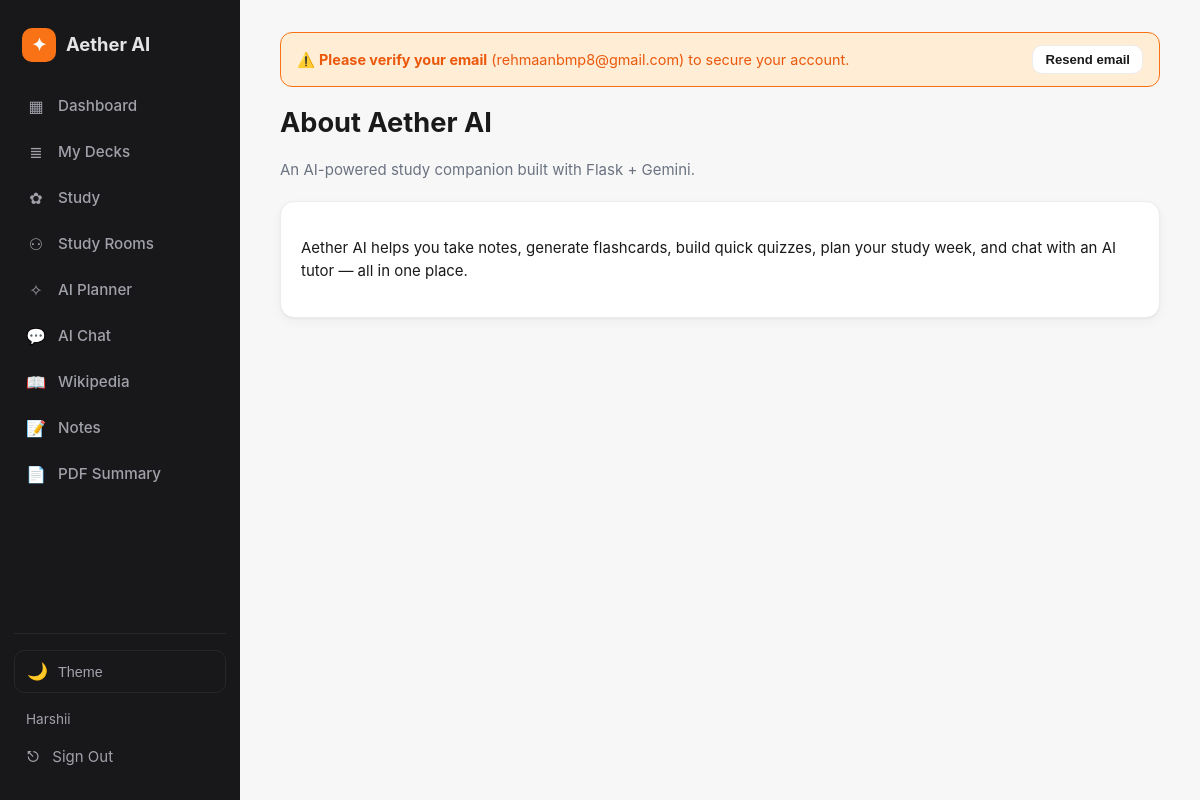
The page /about (signed in) on the database as committed earlier.
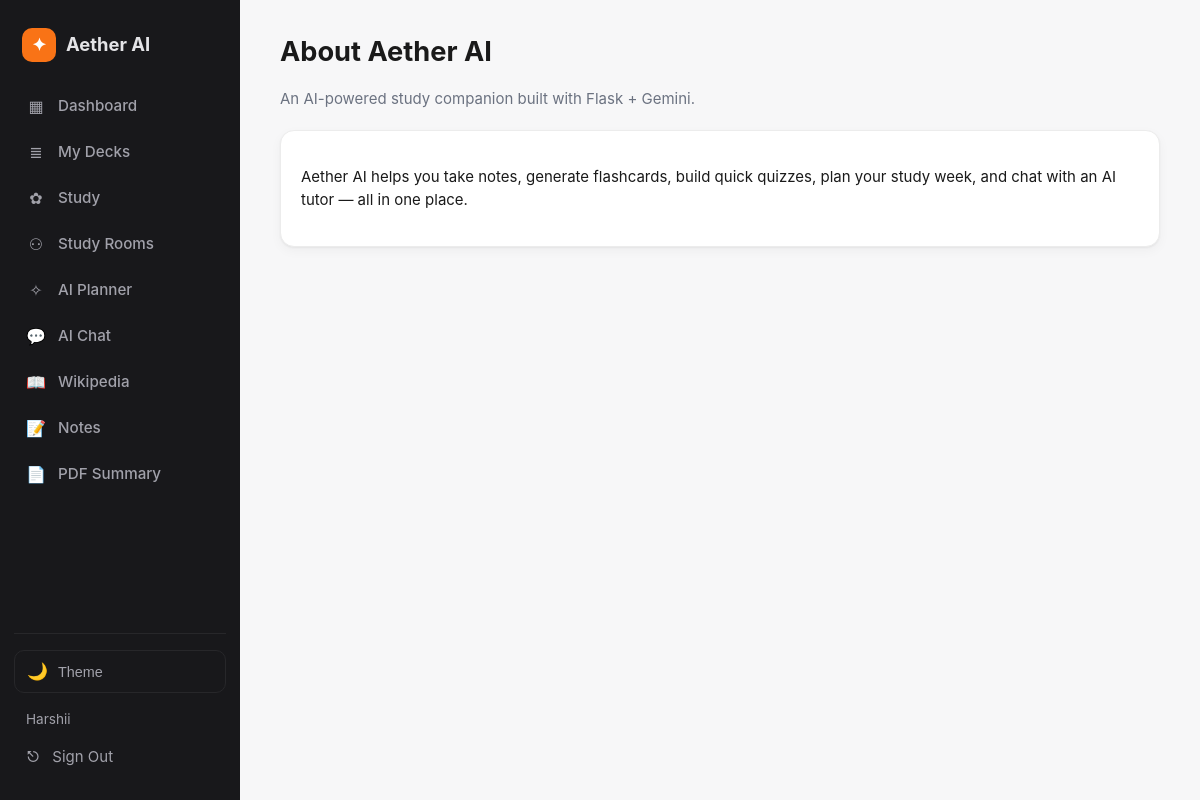
The same page on the database as committed later.
### app/models.py (models this page shows, shortened)
class User(UserMixin, db.Model):
    __tablename__ = "users"
    id = db.Column(db.Integer, primary_key=True)
    email = db.Column(db.String(120), unique=True, nullable=False)
    name = db.Column(db.String(80), nullable=False, default="Learner")
    password_hash = db.Column(db.String(256), nullable=False)
    email_verified = db.Column(db.Boolean, default=False)
    created_at = db.Column(db.DateTime, default=datetime.utcnow)
    notes = db.relationship("Note", backref="user", cascade="all,delete", lazy=True)
    decks = db.relationship("Deck", backref="user", cascade="all,delete", lazy=True)
    quizzes = db.relationship("Quiz", backref="user", cascade="all,delete", lazy=True)
    sessions = db.relationship("ChatSession", backref="user", cascade="all,delete", lazy=True)
    plans = db.relationship("StudyPlan", backref="user", cascade="all,delete", lazy=True)
    rooms = db.relationship("StudyRoom", backref="user", cascade="all,delete", lazy=True)
    activities = db.relationship("StudyActivity", backref="user", cascade="all,delete", lazy=True)

### app/routes/main.py (the view)
@main_bp.route("/about")
def about():
    return render_template("about.html")

### app/templates/about.html
{% extends "base.html" %}
{% block content %}
<div class="page-head">
  <h1>About {{ BRAND }}</h1>
  <p class="muted">An AI-powered study companion built with Flask + Gemini.</p>
</div>
<div class="card">
  <p>{{ BRAND }} helps you take notes, generate flashcards, build quick quizzes,
     plan your study week, and chat with an AI tutor — all in one place.</p>
</div>
{% endblock %}

### app/templates/base.html (shortened to what this page needs)
<!DOCTYPE html>
<html lang="en">
<head>
  <link rel="stylesheet" href="{{ url_for('static', filename='css/styles.css') }}">
</head>
<body class="{% if current_user.is_authenticated %}has-sidebar{% endif %}">
{% if current_user.is_authenticated %}
  <aside class="sidebar" id="sidebar">
    <a class="brand" href="{{ url_for('dashboard.index') }}">
      <span class="brand-logo">✦</span>
      <span class="brand-name">{{ BRAND }}</span>
    </a>
    <nav class="side-nav">
      <a href="{{ url_for('dashboard.index') }}"
         class="{% if request.endpoint == 'dashboard.index' %}active{% endif %}">
        <span class="ico">▦</span> Dashboard
      </a>
      <a href="{{ url_for('flashcards.index') }}"
         class="{% if request.blueprint == 'flashcards' %}active{% endif %}">
        <span class="ico">≣</span> My Decks
      </a>
      <a href="{{ url_for('quizzes.index') }}"
         class="{% if request.blueprint == 'quizzes' %}active{% endif %}">
        <span class="ico">✿</span> Study
      </a>
      <a href="{{ url_for('rooms.index') }}"
         class="{% if request.blueprint == 'rooms' %}active{% endif %}">
        <span class="ico">⚇</span> Study Rooms
      </a>
      <a href="{{ url_for('planner.index') }}"
         class="{% if request.blueprint == 'planner' %}active{% endif %}">
        <span class="ico">✧</span> AI Planner
      </a>
      <a href="{{ url_for('chat.index') }}"
         class="{% if request.blueprint == 'chat' %}active{% endif %}">
        <span class="ico">💬</span> AI Chat
      </a>
      <a href="{{ url_for('wikipedia.index') }}"
         class="{% if request.blueprint == 'wikipedia' %}active{% endif %}">
        <span class="ico">📖</span> Wikipedia
      </a>
      <a href="{{ url_for('notes.index') }}"
         class="{% if request.blueprint == 'notes' %}active{% endif %}">
        <span class="ico">📝</span> Notes
      </a>
      <a href="{{ url_for('pdf.index') }}"
         class="{% if request.blueprint == 'pdf' %}active{% endif %}">
        <span class="ico">📄</span> PDF Summary
      </a>
    </nav>
        <div class="side-bottom">
      <button class="theme-toggle" id="theme-toggle" aria-label="Toggle dark mode">
        <span class="theme-icon-dark">🌙</span>
        <span class="theme-label">Theme</span>
      </button>
      <div class="user-line">{{ current_user.name }}</div>
      <a class="side-logout" href="{{ url_for('auth.logout') }}">
        <span class="ico">⎋</span> Sign Out
      </a>
    </div>
  </aside>
{% endif %}
<main class="{% if current_user.is_authenticated %}content{% else %}container{% endif %}">
  {% if current_user.is_authenticated and not current_user.email_verified %}
    <div class="verify-banner">
      <span>
        ⚠️ <strong>Please verify your email</strong> ({{ current_user.email }}) to secure your account.
      </span>
      <form method="POST" action="{{ url_for('auth.resend_verification') }}" style="display:inline;">
        <button class="btn-outline small">Resend email</button>
      </form>
    </div>
  {% endif %}
  {% block content %}{% endblock %}
</main>
</body>
</html>

Rows that differ between the two databases and show on the page:
changed User "Harshii": email_verified False → True (drawn); email "rehmaanbmp8@gmail.com" → (not shown)
Other text that changed with them:
text no longer shown: "⚠️ Please verify your email ( ) to secure your account. Resend email"
